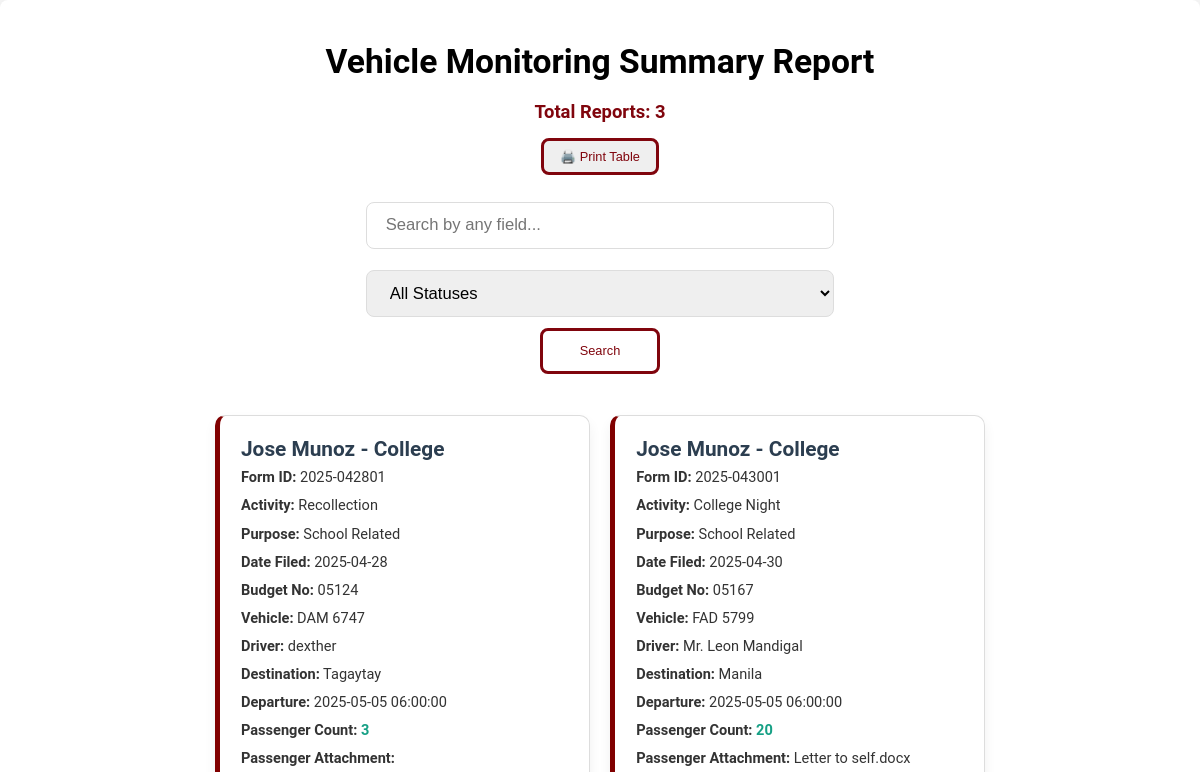
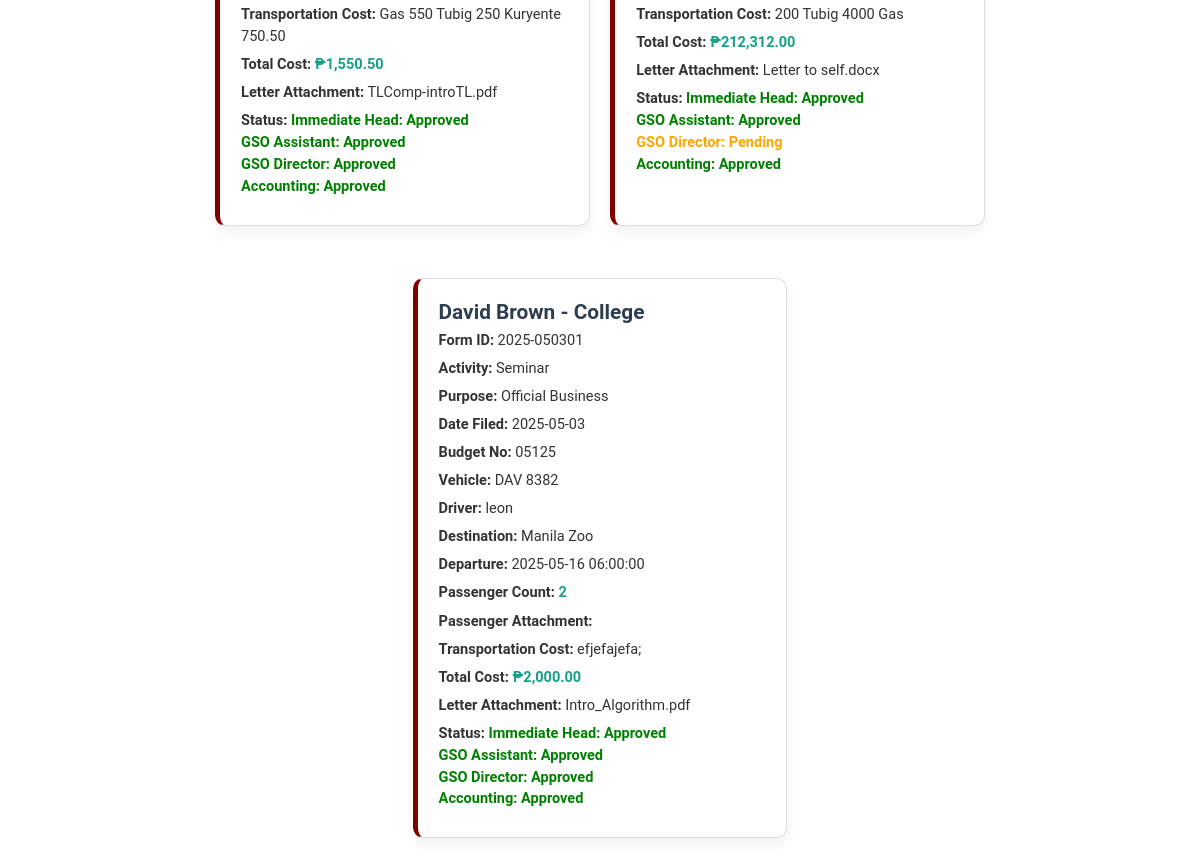
Before: /summary_rep.php with the older database file (2 pictures, top to bottom).
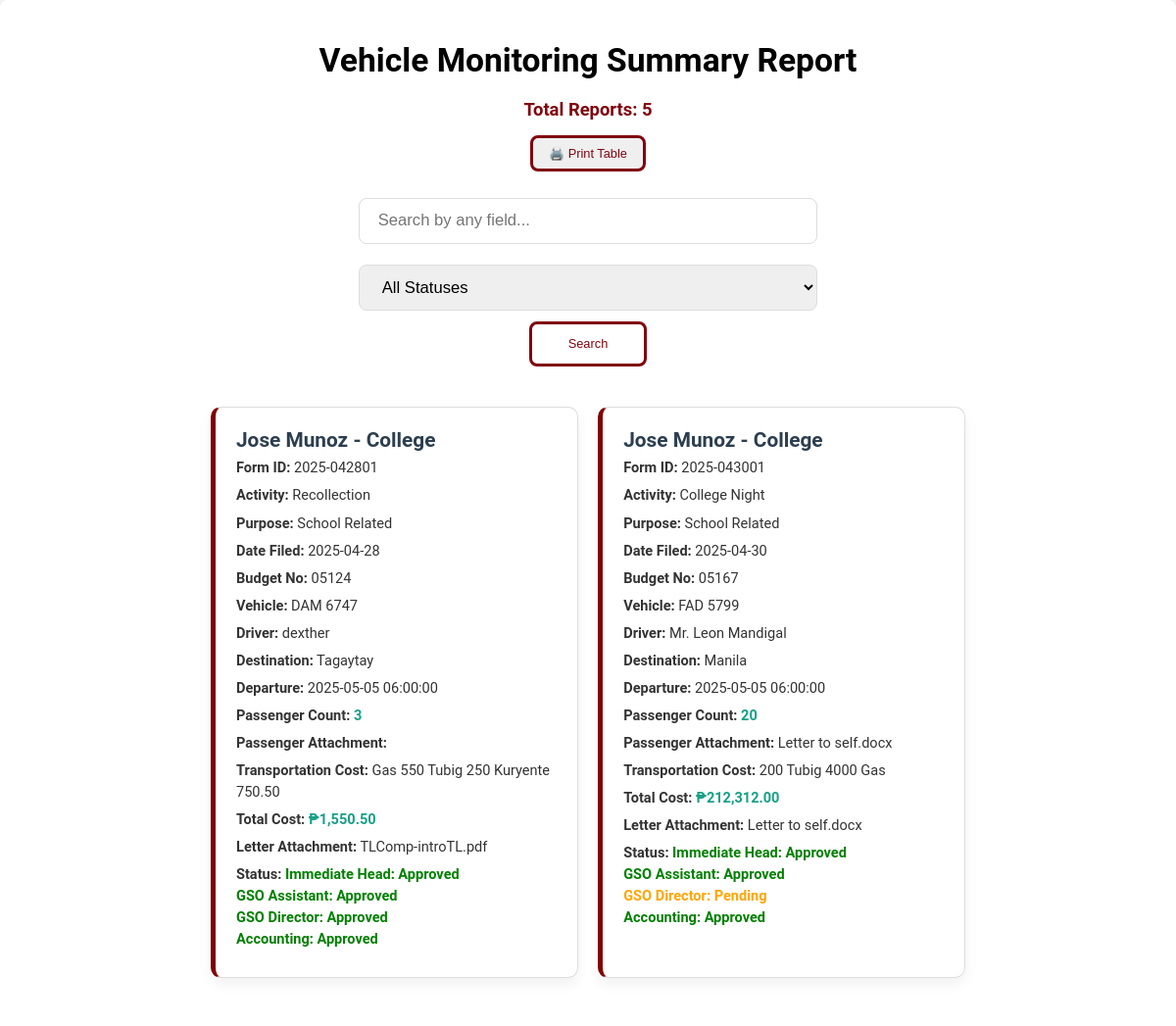
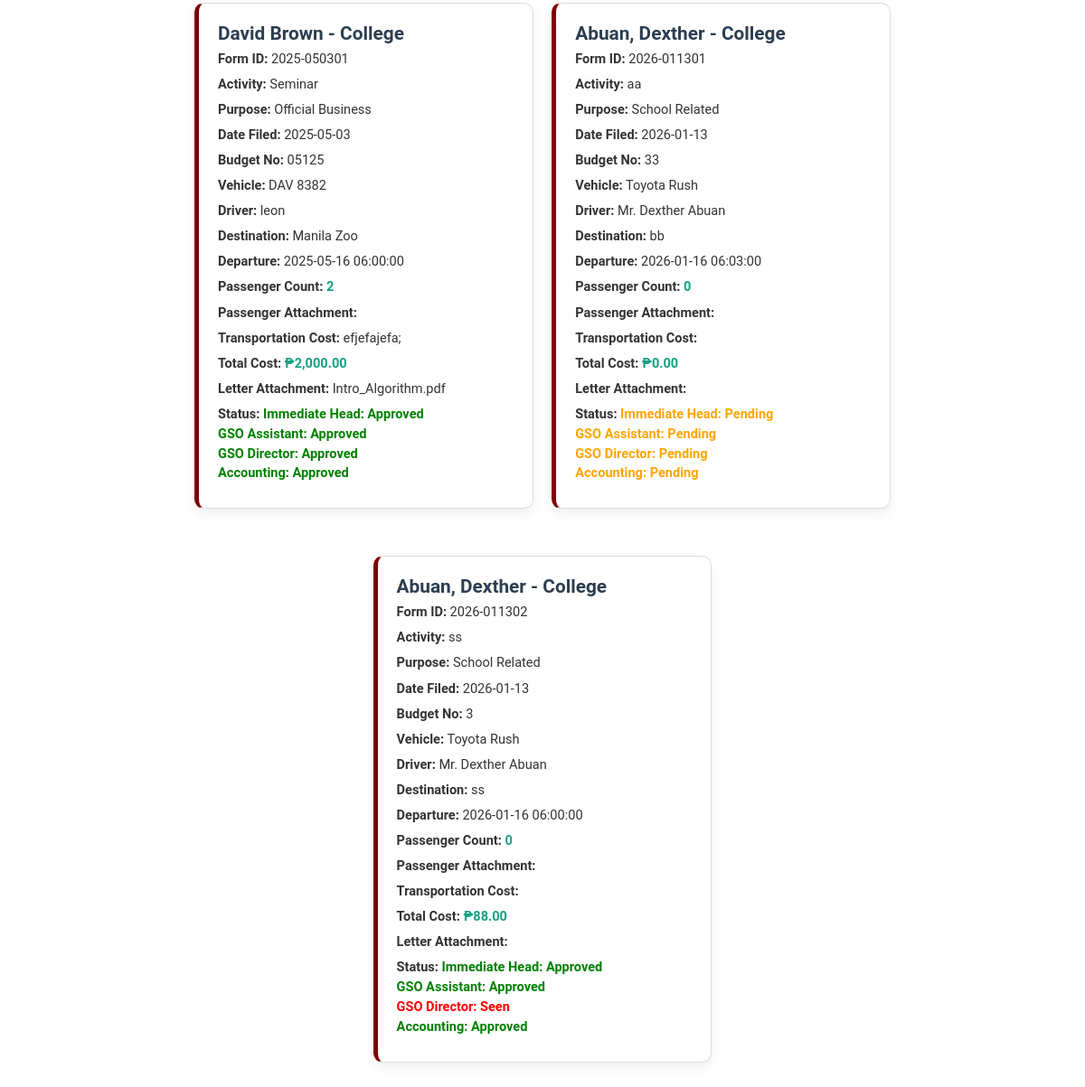
After: the same page with the newer database file (2 pictures, top to bottom).
### tables this page shows
CREATE TABLE `vrftb` (
  `id` varchar(20) NOT NULL,
  `name` varchar(50) DEFAULT NULL,
  `department` varchar(50) DEFAULT NULL,
  `activity` varchar(50) DEFAULT NULL,
  `purpose` varchar(20) DEFAULT NULL,
  `date_filed` date DEFAULT NULL,
  `budget_no` varchar(10) DEFAULT NULL,
  `vehicle` varchar(50) DEFAULT NULL,
  `driver` varchar(50) DEFAULT NULL,
  `destination` varchar(255) DEFAULT NULL,
  `departure` datetime DEFAULT NULL,
  `return` datetime DEFAULT NULL,
  `passenger_count` int(10) DEFAULT NULL,
  `passenger_attachment` varchar(255) DEFAULT NULL,
  `transportation_cost` varchar(255) DEFAULT NULL,
  `total_cost` decimal(10,2) DEFAULT 0.00,
  `letter_attachment` varchar(255) DEFAULT NULL,
  `created_at` timestamp NOT NULL DEFAULT current_timestamp(),
  `updated_at` timestamp NOT NULL DEFAULT current_timestamp() ON UPDATE current_timestamp(),
  `gsoassistant_status` enum('Pending','Seen','Rejected','Approved') DEFAULT 'Pending',
  `immediatehead_status` enum('Pending','Seen','Rejected','Approved') DEFAULT 'Pending',
  `gsodirector_status` enum('Pending','Seen','Rejected','Approved') DEFAULT 'Pending',
  `accounting_status` enum('Pending','Seen','Rejected','Approved') DEFAULT 'Pending',
  `user_cancelled` enum('Yes','No') DEFAULT 'No',
  PRIMARY KEY (`id`)
);

### summary_rep.php (the view, shortened to what this page needs)
<?php
include 'config.php';
$search = '';
if ($_SESSION['role'] == 'Driver')
{
    $sql = "SELECT * FROM vrftb WHERE gsodirector_status = 'Approved' AND (user_cancelled = 'No' OR user_cancelled IS NULL) AND";
}
else
{
    $sql = "SELECT * FROM vrftb WHERE";
}
$sql .= "(
    id LIKE '%$search%' OR
    name LIKE '%$search%' OR
    department LIKE '%$search%' OR
    activity LIKE '%$search%' OR
    purpose LIKE '%$search%' OR
    date_filed LIKE '%$search%' OR
    budget_no LIKE '%$search%' OR
    vehicle LIKE '%$search%' OR
    driver LIKE '%$search%' OR
    destination LIKE '%$search%' OR
    departure LIKE '%$search%' OR
    passenger_count LIKE '%$search%' OR
    passenger_attachment LIKE '%$search%' OR
    transportation_cost LIKE '%$search%' OR
    total_cost LIKE '%$search%' OR
    letter_attachment LIKE '%$search%' OR
    gsoassistant_status LIKE '%$search%' OR
    immediatehead_status LIKE '%$search%' OR
    gsodirector_status LIKE '%$search%' OR
    accounting_status LIKE '%$search%' OR
    user_cancelled LIKE '%$search%')";
$result = $conn->query($sql);
?>
<!DOCTYPE html>
<html lang="en">
<head>
</head>
<body>
<div class="report-container">
   <h1>Vehicle Monitoring Summary Report</h1>
   <p style="text-align:center; font-weight: bold; font-size: 2.3vh; color: #80050d; margin-bottom: 2vh;">
    Total Reports: <?php echo $result->num_rows; ?>
</p>
<div style="text-align: center;">
  <button onclick="printTable()" class="hover-button" style="margin-bottom: 2vh; font-size: 1.6vh; padding: 1vh 2vh; border: .4vh solid var(--maroonColor); color: var(--maroonColor); border-radius: 1vh; cursor: pointer;">
    🖨️ Print Table
  </button>
</div>
   <div class="search-form">
    <form method="POST" action="">
        <div class="form-group">
            <input type="text" name="search" placeholder="Search by any field..." value="<?php echo $search; ?>" />
        </div>
        <div class="form-group">
            <select name="status_filter">
                <option value="">All Statuses</option>
            </select>
        </div>
        <div class="form-group">
            <button type="submit">Search</button>
        </div>
    </form>
</div>
    <div class="cards-container">
        <?php
        if ($result->num_rows > 0) {
            while($row = $result->fetch_assoc()) {
                $gsoassistant_class = ($row["gsoassistant_status"] == 'Approved') ? 'status-approved' : (($row["gsoassistant_status"] == 'Pending') ? 'status-pending' : 'status-rejected');
                $immediatehead_class = ($row["immediatehead_status"] == 'Approved') ? 'status-approved' : (($row["immediatehead_status"] == 'Pending') ? 'status-pending' : 'status-rejected');
                $gsodirector_class = ($row["gsodirector_status"] == 'Approved') ? 'status-approved' : (($row["gsodirector_status"] == 'Pending') ? 'status-pending' : 'status-rejected');
                $accounting_class = ($row["accounting_status"] == 'Approved') ? 'status-approved' : (($row["accounting_status"] == 'Pending') ? 'status-pending' : 'status-rejected');
                echo "<div class='card'>";
                echo "<h2>".$row["name"]." - ".$row["department"]."</h2>";
                echo "<p><strong>Form ID:</strong> ".$row["id"]."</p>";
                echo "<p><strong>Activity:</strong> ".$row["activity"]."</p>";
                echo "<p><strong>Purpose:</strong> ".$row["purpose"]."</p>";
                echo "<p><strong>Date Filed:</strong> ".$row["date_filed"]."</p>";
                echo "<p><strong>Budget No:</strong> ".$row["budget_no"]."</p>";
                echo "<p><strong>Vehicle:</strong> ".$row["vehicle"]."</p>";
                echo "<p><strong>Driver:</strong> ".$row["driver"]."</p>";
                echo "<p><strong>Destination:</strong> ".$row["destination"]."</p>";
                echo "<p><strong>Departure:</strong> ".$row["departure"]."</p>";
                echo "<p><strong>Passenger Count:</strong> <span class='numeric'>".$row["passenger_count"]."</span></p>";
                echo "<p><strong>Passenger Attachment:</strong> ".$row["passenger_attachment"]."</p>";
                echo "<p><strong>Transportation Cost:</strong> ".$row["transportation_cost"]."</p>";
                echo "<p><strong>Total Cost:</strong> <span class='numeric'>₱".number_format($row["total_cost"], 2)."</span></p>";
                echo "<p><strong>Letter Attachment:</strong> ".$row["letter_attachment"]."</p>";
                echo "<div class='status-group'>";
                echo "<p><strong>Status:</strong>
                         <span class='$immediatehead_class'>Immediate Head: ".$row["immediatehead_status"]."</span><br>
                        <span class='$gsoassistant_class'>GSO Assistant: ".$row["gsoassistant_status"]."</span><br>
                        <span class='$gsodirector_class'>GSO Director: ".$row["gsodirector_status"]."</span><br>
                        <span class='$accounting_class'>Accounting: ".$row["accounting_status"]."</span>
                      </p>";
                    ?>
                    <?php
                echo "</div>";
                echo "</div>";
            }
        } else {
            echo "<p style='text-align:center;'>No records found for the search criteria.</p>";
        }
        ?>
    </div>
</div>
</body>
</html>

### summary_rep.php (style rules this page uses)
* { margin: 0; padding: 0; box-sizing: border-box; text-decoration: none; }
:root { --maroonColor: #80050d; --yellowColor: #efb954; --whiteColor: #ffffff; --light-gray: #ebebeb; }
body { font-family: 'Roboto', sans-serif; background-color: #f7f7f7; margin: 0; padding: 0; }
.report-container { max-width: 1200px; margin: auto; background: #fff; padding: 5.2vh; border-radius: 1vh; box-shadow: 0 0.52vh 2.6vh rgba(0, 0, 0, 0.1); }
h1 { text-align: center; margin-bottom: 2.6vh; color: black; font-size: 4.2vh; font-weight: 600; }
.search-form { text-align: center; margin-bottom: 5.2vh; }
.search-form input[type="text"], .search-form select { padding: 1.56vh 2.34vh; font-size: 2.08vh; width: 100%; max-width: 58.5vh; margin: 1.3vh 0; border-radius: 1vh; border: 0.13vh solid #ddd; transition: border-color 0.3s ease; }
.search-form button { padding: 1.56vh 2.6vh; background-color: var(--whiteColor); color: var(--maroonColor); border: .4vh solid var(--maroonColor); border-radius: 1vh; font-size: 1.6vh; cursor: pointer; transition: background-color 0.3s ease, color 0.3s ease, box-shadow 0.3s ease, transform 0.2s ease; width: 100%; max-width: 15vh; }
.cards-container { display: flex; flex-wrap: wrap; gap: 2.6vh; justify-content: center; }
.card { background: #ffffff; border: 0.13vh solid #ddd; border-left: 0.65vh solid #800000; border-radius: 1.3vh; padding: 2.6vh; width: 46.8vh; box-shadow: 0 0.8vh 1.6vh rgba(0, 0, 0, 0.06); transition: transform 0.3s ease, box-shadow 0.3s ease; margin-bottom: 3.9vh; box-sizing: border-box; }
.card h2 { font-size: 2.6vh; margin-top: 0; color: #2c3e50; }
.card p { margin: 0.78vh 0; font-size: 1.82vh; line-height: 1.5; color: #333; }
.numeric { font-weight: bold; color: #16a085; }
.status-approved { color: green; font-weight: bold; }
.status-pending { color: orange; font-weight: bold; }
.status-rejected { color: red; font-weight: bold; }
.status-group span { display: inline-block; margin-right: 0.65vh; }
.hover-button { margin-bottom: 2vh; font-size: 1.6vh; padding: 1vh 2vh; border: 1vh solid var(--maroonColor); color: var(--maroonColor); border-radius: 1vh; cursor: pointer; transition: background-color 0.3s ease, color 0.3s ease, transform 0.2s ease; }

Changed rows visible on the page:
added vrftb: name "Abuan, Dexther", department "College", id "2026-011301", activity "aa", purpose "School Related", date_filed "2026-01-13", budget_no "33", vehicle "Toyota Rush", driver "Mr. Dexther Abuan", destination "bb", departure "2026-01-16 06:03:00", passenger_count "0", total_cost "0.00", immediatehead_status "Pending", gsoassistant_status "Pending", gsodirector_status "Pending", accounting_status "Pending"
added vrftb: name "Abuan, Dexther", department "College", id "2026-011302", activity "ss", purpose "School Related", date_filed "2026-01-13", budget_no "3", vehicle "Toyota Rush", driver "Mr. Dexther Abuan", destination "ss", departure "2026-01-16 06:00:00", passenger_count "0", total_cost "88.00", immediatehead_status "Approved", gsoassistant_status "Approved", gsodirector_status "Seen", accounting_status "Approved"
Other visible differences:
$result->num_rows: "3" → "5"
